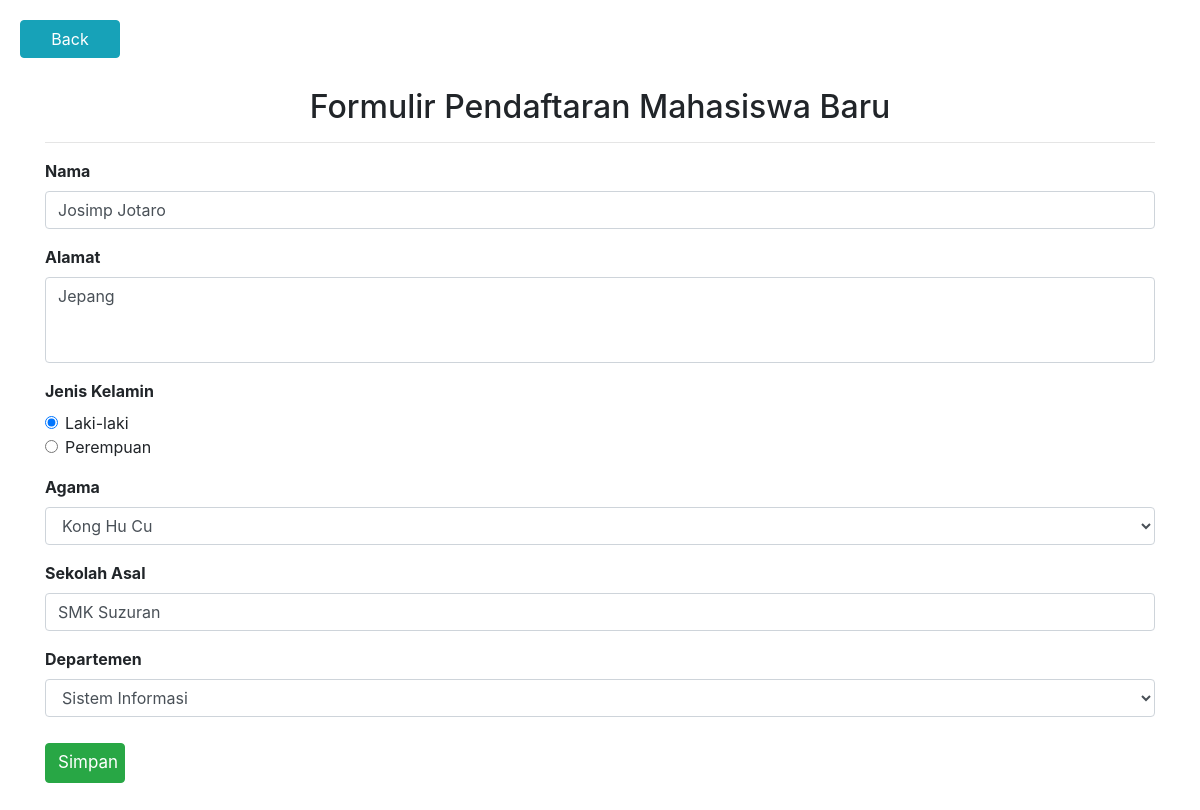
Page /form-edit.php?id=6 on the committed database.
### tables this page shows
CREATE TABLE `calon_mahasiswa` (
  `id` int(11) NOT NULL,
  `nama` varchar(64) NOT NULL,
  `alamat` varchar(255) NOT NULL,
  `jenis_kelamin` varchar(16) NOT NULL,
  `agama` varchar(20) NOT NULL,
  `sekolah_asal` varchar(64) NOT NULL,
  `departemen` varchar(100) NOT NULL
);

### form-edit.php (the view, shortened to what this page needs)
<?php
    include("config.php");
    $id = $_GET['id'];
    $sql = "SELECT * FROM calon_mahasiswa WHERE id=$id";
    $query = mysqli_query($db, $sql);
    $mahasiswa = mysqli_fetch_assoc($query);
?>
<!DOCTYPE html>
<html lang="en">
<head>
    <link rel="stylesheet" href="https://maxcdn.bootstrapcdn.com/bootstrap/4.0.0/css/bootstrap.min.css">
</head>
<body>
    <button class="btn btn-info back" onclick="window.location.href='./list-mahasiswa.php'">Back</button>
    <div class="container mb-5">
        <h2 align="center" style="margin: 30px 10px 10px 10px;">Formulir Pendaftaran Mahasiswa Baru</h2> <hr />
        <form action="proses-edit.php" method="POST">
            <div class="row">
                <div class="col-sm-12">
                    <div class="form-group">
                        <label class="font-weight-bold">Nama</label>
                        <input class="form-control" type="text" name="nama" placeholder="Masukkan nama lengkap" value="<?php echo $mahasiswa['nama'] ?>" required>
                    </div>
                    <div class="form-group">
                        <label class="font-weight-bold">Alamat</label>
                        <textarea class="form-control" name="alamat" id="alamat" rows="3" placeholder="Masukkan alamat" required><?php echo $mahasiswa['alamat'] ?></textarea>
                    </div>
                    <div class="form-group">
                        <label class="font-weight-bold">Jenis Kelamin</label>
                        <div class="form-check">
                            <?php $gender = $mahasiswa['jenis_kelamin']; ?>
                            <input class="form-check-input" type="radio" name="jenis_kelamin" id="jenis_kelamin" value="Laki-laki" <?php echo ($gender == 'Laki-laki') ? "checked": "" ?>>
                            <label class="form-check-label" for="jenis_kelamin">
                                Laki-laki
                            </label>
                        </div>
                        <div class="form-check">
                            <input class="form-check-input" type="radio" name="jenis_kelamin" id="jenis_kelamin" value="Perempuan" <?php echo ($gender == 'Perempuan') ? "checked": "" ?>>
                            <label class="form-check-label" for="jenis_kelamin">
                                Perempuan
                            </label>
                        </div>
                    </div>
                    <div class="form-group">
                        <?php $agama = $mahasiswa['agama']; ?>
                        <label class="font-weight-bold">Agama</label>
                        <select class="form-control" name="agama" id="agama">
                            <option <?php echo ($agama == 'Kong Hu Cu') ? "selected": "" ?>>Kong Hu Cu</option>
                        </select>
                    </div>
                    <div class="form-group">
                        <label class="font-weight-bold">Sekolah Asal</label>
                        <input class="form-control" type="text" name="sekolah_asal" placeholder="Masukkan sekolah asal" value="<?php echo $mahasiswa['sekolah_asal'] ?>" required>
                    </div>
                    <div class="form-group">
                        <?php $jurusan = $mahasiswa['departemen']; ?>
                        <label class="font-weight-bold">Departemen</label>
                        <select name="departemen" id="departemen" class="form-control">
                            <option <?php echo ($jurusan == 'Sistem Informasi') ? "selected": "" ?>>Sistem Informasi</option>
                        </select>
                    </div>
                    <button class="btn btn-success submit" type="submit" name="simpan" value="simpan">Simpan</button>
                </div>
            </div>
        </form>
    </div>
</body>
</html>

### form-edit.php (style rules this page uses)
.back { width: 100px; margin: 20px 20px 0 20px; transition-duration: 0.4s; }
.submit { width: 80px; margin-top: 10px; font-size: 17px; }
textarea { resize: none; }

### rows in the picture
calon_mahasiswa: nama "Josimp Jotaro", alamat "Jepang", jenis_kelamin "☑ Laki-laki", agama "Kong Hu Cu", sekolah_asal "SMK Suzuran", departemen "Sistem Informasi"
